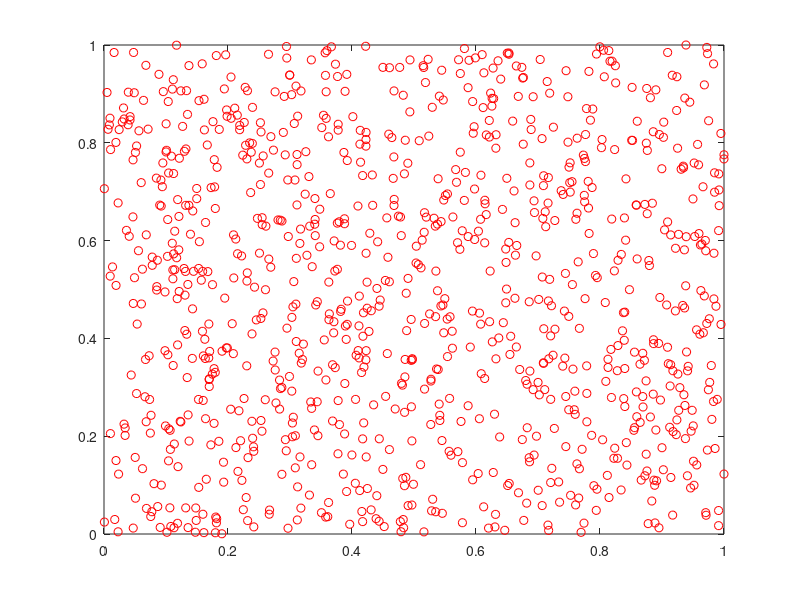

Source code (MATLAB):
%% Clear workspace
clear 
close all
clc
%% Stupid plot 

for i = 1:1000
    x(i) = rand;
    y(i) = rand;
end
plot(x,y,'ro');